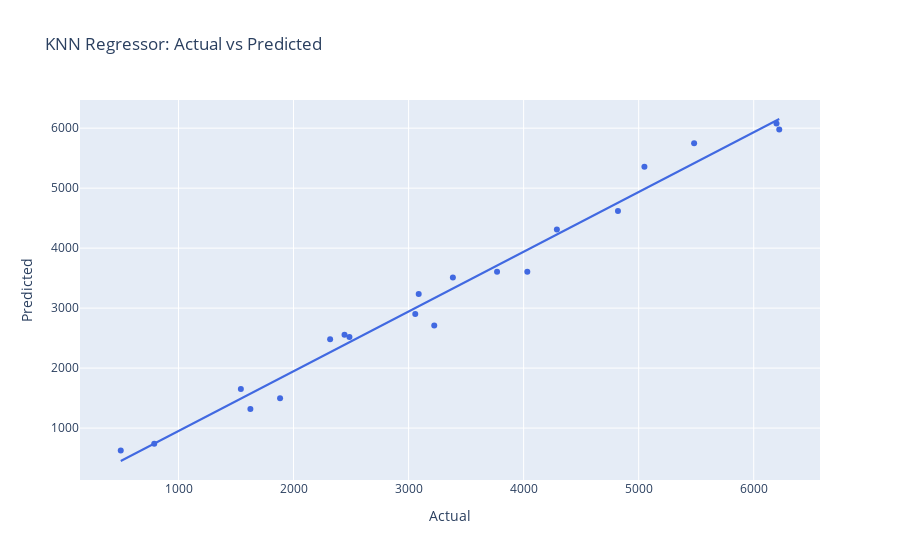

The notebook cell saved with this chart:
### Markdown cell above
## Interactive Prediction Visualization

### Code cell
import plotly.express as px
df_plot = pd.DataFrame({'Actual': y_test, 'Predicted': y_pred_knn})
fig = px.scatter(df_plot, x='Actual', y='Predicted',
                 title='KNN Regressor: Actual vs Predicted',
                 trendline='ols', color_discrete_sequence=['royalblue'])
fig.show()

### Figure 1 — Plotly figure (JSON) as saved in the notebook; plotly's stock layout.template omitted (floating-point values rounded to 4 significant figures)
{"data": [{"hovertemplate": "Actual=%{x}<br>Predicted=%{y}<extra></extra>", "legendgroup": "", "marker": {"color": "royalblue", "symbol": "circle"}, "mode": "markers", "name": "", "orientation": "v", "showlegend": false, "type": "scatter", "x": [1883, 5482, 4289, 3058, 2486, 1625, 789, 3088, 1542, 3223, 2318, 6222, 6198, 2443, 4820, 4032, 3769, 3385, 498, 5050], "xaxis": "x", "y": [1497.0, 5748.0, 4309.0, 2901.0, 2520.0, 1316.0, 740.6, 3233.0, 1650.0, 2711.0, 2482.0, 5978.0, 6078.0, 2557.0, 4617.0, 3606.0, 3606.0, 3512.0, 627.6, 5355.0], "yaxis": "y"}, {"hovertemplate": "<b>OLS trendline</b><br>Predicted = 0.996058 * Actual + -44.7132<br>R<sup>2</sup>=0.980354<br><br>Actual=%{x}<br>Predicted=%{y} <b>(trend)</b><extra></extra>", "legendgroup": "", "marker": {"color": "royalblue", "symbol": "circle"}, "mode": "lines", "name": "", "showlegend": false, "type": "scatter", "x": [498, 789, 1542, 1625, 1883, 2318, 2443, 2486, 3058, 3088, 3223, 3385, 3769, 4032, 4289, 4820, 5050, 5482, 6198, 6222], "xaxis": "x", "y": [451.3, 741.2, 1491.0, 1574.0, 1831.0, 2264.0, 2389.0, 2431.0, 3001.0, 3031.0, 3166.0, 3327.0, 3709.0, 3971.0, 4227.0, 4756.0, 4985.0, 5416.0, 6129.0, 6153.0], "yaxis": "y"}], "layout": {"legend": {"tracegroupgap": 0}, "title": {"text": "KNN Regressor: Actual vs Predicted"}, "xaxis": {"anchor": "y", "domain": [0, 1], "title": {"text": "Actual"}}, "yaxis": {"anchor": "x", "domain": [0, 1], "title": {"text": "Predicted"}}}}
